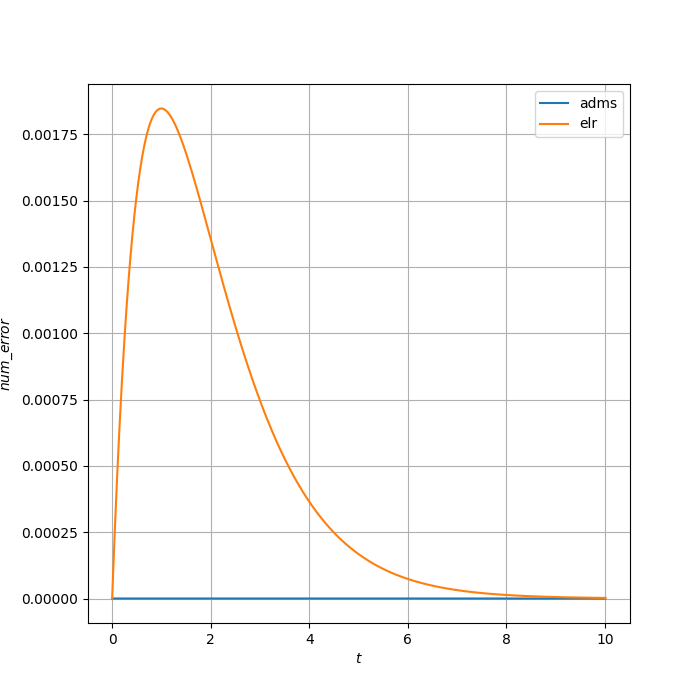

Write the Python code that produced this figure.
import numpy as np
from scipy.integrate import odeint
import matplotlib.pyplot as plt

## Adams
#1階常微分方程式（放射性崩壊）
def func_dydt(y, t):
    dydt = -y

    return dydt

def plot2d(t_list, y_list, t_label, y_label, labels):
    plt.xlabel(t_label)  #x軸の名前
    plt.ylabel(y_label)  #y軸の名前
    plt.grid()  #点線の目盛りを表示
    plt.plot(t_list, y_list, label=labels)

# Euler法
def euler(t, y, h, b):
    y_ap = [y]
    t_ap = [t]

    while t < b:

        y += h * func_dydt(y, t)
        t += h
        y_ap.append(y)
        t_ap.append(t)
    return t_ap, y_ap

# 厳密解
def Extract(t):
    return np.exp(-t)

if (__name__ == '__main__'):
    start = 0.0
    end = 10
    l_slice = 100.2*(end - start)
    plt.figure(figsize=(10,10))
    
    #Euler
    h = 0.01
    b = end
    t_elr , y_elr = euler(start, 1.0, h, b)
    plt.plot(t_elr, y_elr, label='Euler')
    
    #Adams
    y_init = 1.0  #初期値
    y_adms = odeint(func_dydt, y_init, t_elr)
    plt.plot(t_elr, y_adms[:, 0], label='Adams')

    #extract
    ex_y = [Extract(t) for t in t_elr]
    plt.plot(t_elr, ex_y, label='Extract')
    plt.xlabel("$t$")
    plt.ylabel("$y(t)$")
    plt.grid()
    plt.legend()
    plt.savefig('resolt_cal.png')
    plt.show()
    

def cal_num_error(Adams, Euler, Ext):
    num_error_adms = []
    num_error_elr = []
    num_error_adms_elr = []
    for i in range(1002):
        num_error_adms.append(abs(Ext[i] - Adams[i]))
        num_error_elr.append(abs(Ext[i] - Euler[i]))
        num_error_adms_elr.append(abs(Euler[i] - Adams[i]))
    return [num_error_adms, num_error_elr, num_error_adms_elr]

data = cal_num_error(y_adms, y_elr, ex_y)
plt.figure(figsize=(10,10))
plot2d(t_elr, data[0], "$t$", "$num\_error$", "adms")
plot2d(t_elr, data[1], "$t$", "$num\_error$", "elr")
plt.grid()
plt.legend()
plt.savefig('num_error.png')
plt.show()
